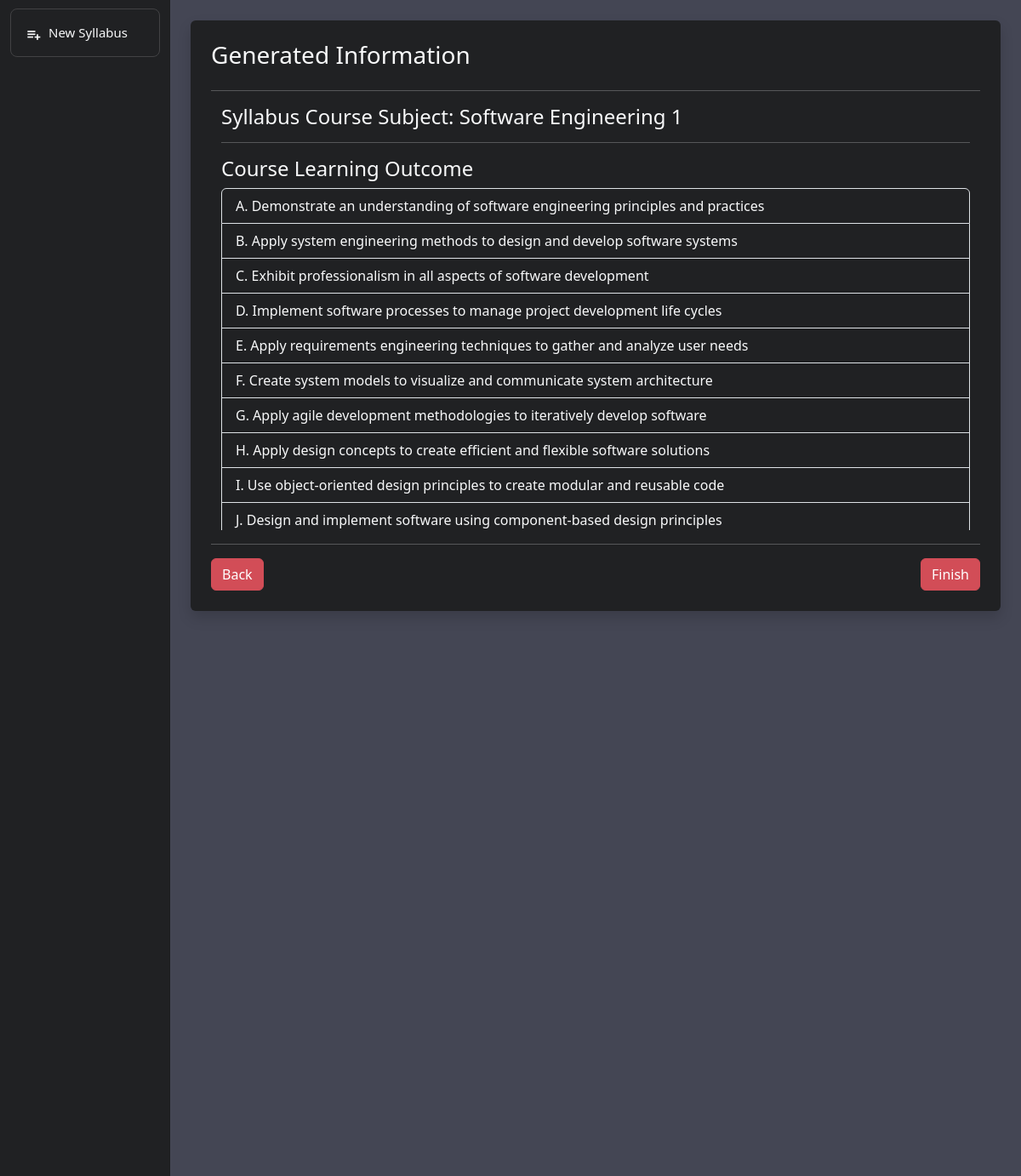
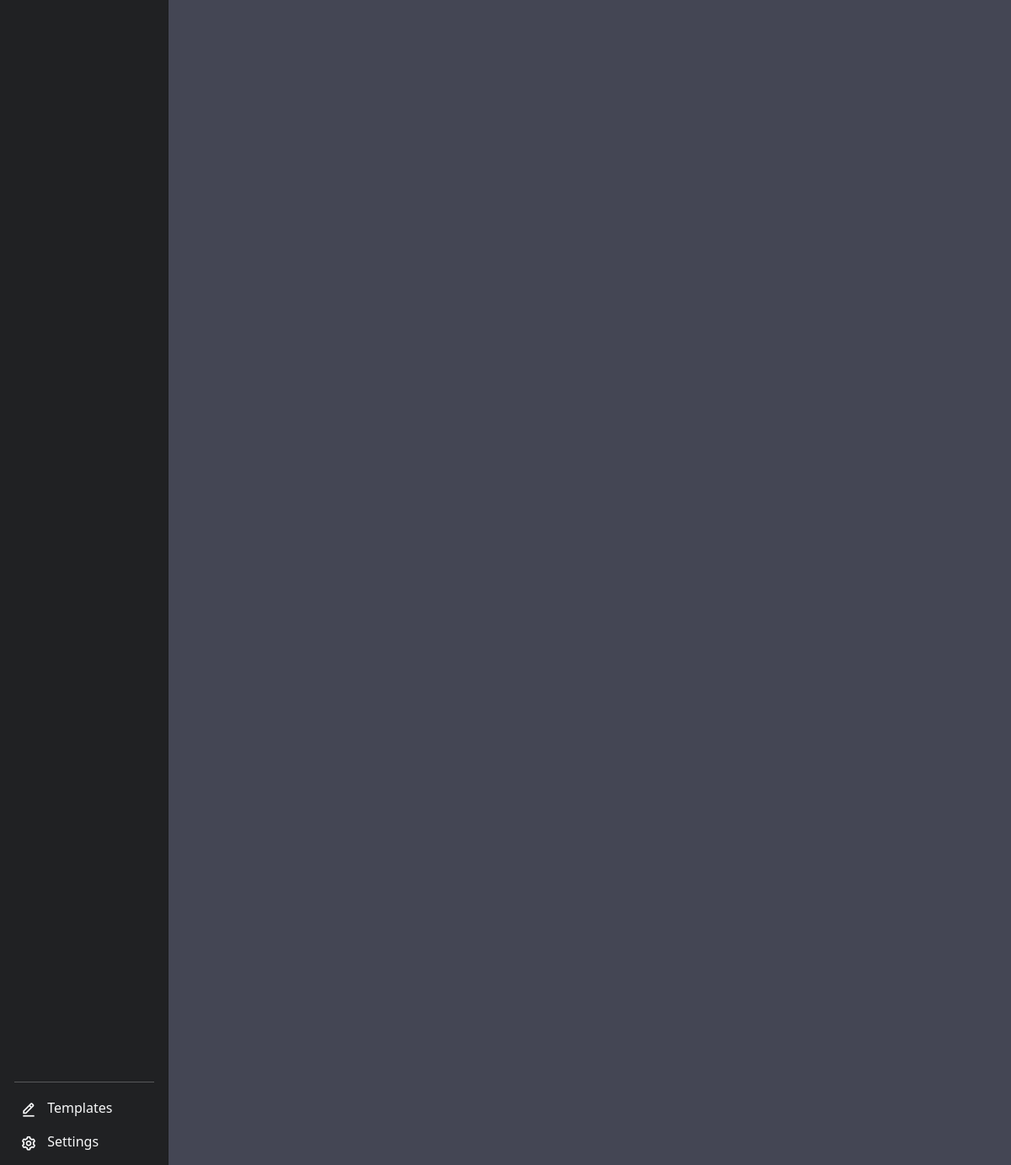
/show_syllabus/second/1/, run on the app's committed database (2 pictures, top to bottom).
### syllabus/models.py (models this page shows, shortened)
class Syllabus(models.Model):
    user_id = models.ForeignKey(settings.AUTH_USER_MODEL, on_delete=models.CASCADE)
    syllabus_template_id = models.ForeignKey(Syllabus_Template, on_delete=models.SET_NULL, null=True)
    syllabus_ai_id = models.ForeignKey(Syllabus_AI, on_delete=models.CASCADE, null=True)
    syllabus_name = models.CharField(max_length=255, blank=True, null=True)
    time_frame = models.IntegerField(blank=True, null=True)
    college = models.CharField(max_length=255, blank=True, null=True)
    bachelor = models.CharField(max_length=255, blank=True, null=True)
    department = models.CharField(max_length=255, blank=True, null=True)
    course_code = models.CharField(max_length=255, blank=True, null=True)
    course_name = models.CharField(max_length=255, blank=True, null=True)
    course_credit = models.FloatField(blank=True, null=True)
    course_credit_description = models.TextField(blank=True, null=True)
    course_description = models.TextField(blank=True, null=True)
    grading_system_option = models.CharField(max_length=50, blank=True, null=True)
    source_type = models.CharField(max_length=50, blank=True, null=True)
    semester = models.CharField(max_length=50, blank=True, null=True)
    school_year = models.CharField(max_length=255, blank=True, null=True)
    recommending_approval_name = models.CharField(max_length=255, blank=True, null=True)
    recommending_approval_position = models.CharField(max_length=255, blank=True, null=True)
    concured_name = models.CharField(max_length=255, blank=True, null=True)
    concured_position = models.CharField(max_length=255, blank=True, null=True)
    approved_name = models.CharField(max_length=255, blank=True, null=True)
    approved_position = models.CharField(max_length=255, blank=True, null=True)
    footer_info = models.CharField(max_length=255, blank=True, null=True)
    revision_status = models.SmallIntegerField(default=1)
    revision_date = models.DateTimeField(blank=True, null=True)
    effective_date = models.DateTimeField(blank=True, null=True)
    created_at = models.DateTimeField(blank=True, null=True)

### syllabus_ai/models.py (models this page shows)
class Course_Learning_Outcome(models.Model):
    syllabus_ai_id = models.ForeignKey(Syllabus_AI, on_delete=models.CASCADE, null=True)
    course_learning_outcome = models.TextField(blank=True, null=True)

### pages/views.py (the view)
# urls.py: path('show_syllabus/second/<int:id>/', views.SyllabusView2.as_view(), name='show_syllabus_second'),
class SyllabusView2(TemplateView):
    template_name = 'user/ai_syllabus/show_info2.html'
    def get_context_data(self, **kwargs):
        context = super().get_context_data(**kwargs)
        id = kwargs['id']  # Retrieve the 'id' parameter from the URL
        syllabus_ai = get_object_or_404(Syllabus_AI, id=id)  # HERE -----
        course_learning_outcomes = Course_Learning_Outcome.objects.filter(syllabus_ai_id=syllabus_ai)  # HERE -----
        course_outline = Course_Outline.objects.filter(syllabus_ai_id=syllabus_ai)
        course_rubric = Course_Rubric.objects.filter(syllabus_ai_id=syllabus_ai)
        course_rubric_item = Course_Rubric_Item.objects.filter(course_rubric_id__in=course_rubric)
        course_contents = Course_Content.objects.filter(course_outline_id__in=course_outline)
        dslos = Desired_Student_Learning_Outcome.objects.filter(course_outline_id__in=course_outline)
        obas = Outcome_Based_Activity.objects.filter(course_outline_id__in=course_outline)
        eoos = Evidence_of_Outcome.objects.filter(course_outline_id__in=course_outline)
        values = Values_Intended.objects.filter(course_outline_id__in=course_outline)
        syllabus = None
        try:
            syllabus = Syllabus.objects.get(syllabus_ai_id=syllabus_ai)
        except Syllabus.DoesNotExist:
            pass
        if syllabus:
            print(syllabus.course_name)
            print(syllabus.id)
            print(syllabus.syllabus_name)
            print(syllabus_ai.id)
            print(syllabus_ai.first_time_processing)
        context['syllabus'] = syllabus
        context['syllabus_ai'] = syllabus_ai
        context['course_learning_outcomes'] = course_learning_outcomes
        context['course_outline'] = course_outline
        context['course_rubric'] = course_rubric
        context['course_rubric_item'] = course_rubric_item
        context['course_contents'] = course_contents
        context['dslos'] = dslos
        context['obas'] = obas
        context['eoos'] = eoos
        context['values'] = values
        return context

### templates/user/ai_syllabus/show_info2.html (shortened to what this page needs)
{% extends '../../base/base_userpage.html' %}
{% load static %}
{% block content %}
<main class="col-md-9 ms-sm-auto col-lg-9 col-xl-10 p-md-4" >
    <div class="w-100 text-light">
        <div class="multisteps-form">
            <div class="row mt-2 px-3 mt-lg-0 px-lg-0">
                <div class="col-12 col-lg-12 m-auto">
                    <div class="multisteps-form__form">
                        <div class="multisteps-form__panel shadow p-4 rounded background-color-custom js-active" data-animation="fadeIn">
                            <div class="d-flex">
                                <div class="flex-grow-1"><h3 class="multisteps-form__title">Generated Information</h3></div>
                            </div>
                            <hr>
                            <div class="multisteps-form__content ">
                                <div class="container-fluid scroll overflow-auto">
                                    <h4>Syllabus Course Subject: {{ syllabus.course_name }} </h4>
                                    <hr>
                                    <h4>Course Learning Outcome</h4>
                                    <ul class="list-group">
                                        {% for clo in course_learning_outcomes %}
                                        <li class="list-group-item text-light">{{ clo.course_learning_outcome }}</li>
                                        {% endfor %}
                                    </ul>
                                </div>
                            </div>
                            <hr>
                            <div class="row d-flex justify-content-between mt-3">
                                <div class="col-6 col-lg-auto">
                                    <a href="{% url 'show_syllabus_first' syllabus.syllabus_ai_id.id %}" class="btn btn-primary" type="button" title="Prev">Back</a>
                                </div>
                                <div class="col-6 col-lg-auto">
                                    <a href="#" class="btn btn-primary ml-auto" type="button" onclick="openInNewTab('{% url 'pdf' syllabus.id%}')">Finish</a>
                                </div>
                            </div>
                        </div>
                    </div>
                </div>
            </div>
        </div>
    </div>
    <div class="toast-container position-fixed top-0 end-0 p-3 text-light" >
    </div>
</main>
{% endblock %}

### static/css/style.css (style rules this page uses)
body { height: 100%; background-color: lightblue }
.btn-primary { background-color: #d24d57 !important; border-color: #d24d57 !important; }
.list-group .list-group-item { background-color: transparent; }
.background-color-custom { background-color: #202123 !important; border: #202123; }
.multisteps-form__form { position: relative; }
.multisteps-form__panel { position: absolute; top: 0; left: 0; width: 100%; height: 0; opacity: 0; visibility: hidden; }
.multisteps-form__panel.js-active { height: auto; opacity: 1; visibility: visible; }
.multisteps-form__panel[data-animation="fadeIn"].js-active { transition-property: all; transition-duration: 0.3s; transition-timing-function: linear; transition-delay: 0s; }
.scroll { min-height: 500px; max-height: 350px; overflow-y: scroll; }

### static/css/sass/app.css (style rules this page uses)
* { margin: 0; padding: 0; text-decoration: none; list-style: none; box-sizing: border-box; }

### data on the page
Syllabus: course_name "Software Engineering 1"
Course_Learning_Outcome: course_learning_outcome "A. Demonstrate an understanding of software engineering principles and practices"
Course_Learning_Outcome: course_learning_outcome "B. Apply system engineering methods to design and develop software systems"
Course_Learning_Outcome: course_learning_outcome "C. Exhibit professionalism in all aspects of software development"
Course_Learning_Outcome: course_learning_outcome "D. Implement software processes to manage project development life cycles"
Course_Learning_Outcome: course_learning_outcome "E. Apply requirements engineering techniques to gather and analyze user needs"
Course_Learning_Outcome: course_learning_outcome "F. Create system models to visualize and communicate system architecture"
Course_Learning_Outcome: course_learning_outcome "G. Apply agile development methodologies to iteratively develop software"
Course_Learning_Outcome: course_learning_outcome "H. Apply design concepts to create efficient and flexible software solutions"
Course_Learning_Outcome: course_learning_outcome "I. Use object-oriented design principles to create modular and reusable code"
Course_Learning_Outcome: course_learning_outcome "J. Design and implement software using component-based design principles"
